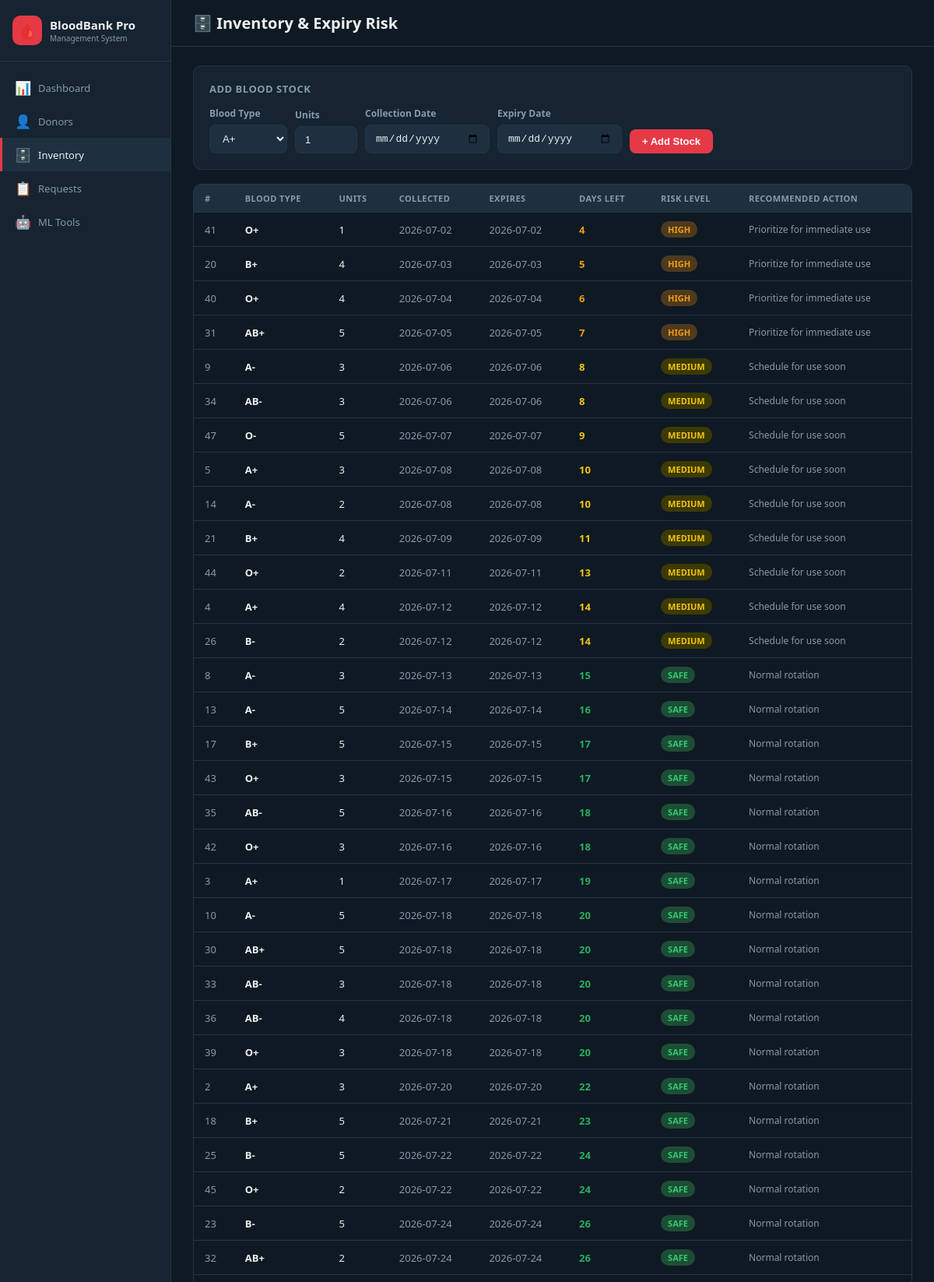
Page /inventory (upper part) on the committed database.
### tables this page shows
CREATE TABLE inventory (
        id INTEGER PRIMARY KEY AUTOINCREMENT,
        blood_type TEXT NOT NULL,
        units INTEGER DEFAULT 0,
        collection_date TEXT,
        expiry_date TEXT,
        donor_id INTEGER,
        status TEXT DEFAULT 'available',
        FOREIGN KEY (donor_id) REFERENCES donors(id)
    );

### app.py (the view)
@app.route("/inventory")
def inventory():
    conn = get_connection()
    rows = conn.execute(
        "SELECT * FROM inventory ORDER BY expiry_date ASC"
    ).fetchall()
    conn.close()
    assessed = expiry_risk_model.assess_inventory([dict(r) for r in rows])
    return render_template("inventory.html", items=assessed, blood_types=BLOOD_TYPES)

### database.py (called while the page is built)
def get_connection():
    conn = sqlite3.connect(DB_PATH)
    conn.row_factory = sqlite3.Row
    return conn

### templates/inventory.html (shortened to what this page needs)
{% extends "base.html" %}
{% block content %}
<div class="topbar">
  <h1>🗄️ Inventory & Expiry Risk</h1>
</div>
<div class="content">
  <div class="card" style="margin-bottom:18px">
    <div class="card-title">Add Blood Stock</div>
    <form method="POST" action="/inventory/add" style="display:flex;gap:10px;flex-wrap:wrap;align-items:flex-end">
      <div>
        <label class="form-label">Blood Type</label>
        <select name="blood_type" class="form-control" style="width:100px">
          {% for bt in blood_types %}
          <option value="{{ bt }}">{{ bt }}</option>
          {% endfor %}
        </select>
      </div>
      <div>
        <label class="form-label">Units</label>
        <input name="units" type="number" min="1" value="1" class="form-control" style="width:80px">
      </div>
      <div>
        <label class="form-label">Collection Date</label>
        <input name="collection_date" type="date" class="form-control" style="width:160px">
      </div>
      <div>
        <label class="form-label">Expiry Date</label>
        <input name="expiry_date" type="date" class="form-control" style="width:160px">
      </div>
      <button type="submit" class="btn btn-primary">+ Add Stock</button>
    </form>
  </div>
  <div class="table-wrap">
    <table>
      <thead>
        <tr>
          <th>#</th><th>Blood Type</th><th>Units</th>
          <th>Collected</th><th>Expires</th><th>Days Left</th>
          <th>Risk Level</th><th>Recommended Action</th>
        </tr>
      </thead>
      <tbody>
        {% for item in items %}
        <tr>
          <td style="color:var(--dim)">{{ item.id }}</td>
          <td><strong>{{ item.blood_type }}</strong></td>
          <td>{{ item.units }}</td>
          <td style="color:var(--dim)">{{ item.expiry_date }}</td>
          <td style="color:var(--dim)">{{ item.expiry_date }}</td>
          <td>
            <strong style="color:{{ item.color }}">{{ item.days_left }}</strong>
          </td>
          <td>
            {% if item.risk == 'expired' %}
              <span class="badge badge-danger">EXPIRED</span>
            {% elif item.risk == 'critical' %}
              <span class="badge badge-danger">CRITICAL</span>
            {% elif item.risk == 'high' %}
              <span class="badge badge-warning">HIGH</span>
            {% elif item.risk == 'medium' %}
              <span class="badge" style="background:#3d3a00;color:#F1C40F">MEDIUM</span>
            {% else %}
              <span class="badge badge-success">SAFE</span>
            {% endif %}
          </td>
          <td style="font-size:12px;color:var(--dim)">{{ item.action }}</td>
        </tr>
        {% else %}
        <tr><td colspan="8" style="text-align:center;color:var(--dim);padding:30px">No inventory found</td></tr>
        {% endfor %}
      </tbody>
    </table>
  </div>
</div>
{% endblock %}

### templates/base.html (style rules this page uses)
* { margin:0;padding:0;box-sizing:border-box }
:root { --bg:#0F1923;--surface:#162330;--surface2:#1E3040; --accent:#E63946;--accent2:#2196F3;--success:#2ECC71; --warning:#F39C12;--danger:#E74C3C; --text:#ECF0F1;--dim:#8899AA;--border:#253545; --radius:10px; }
body { font-family:'Segoe UI',system-ui,sans-serif;background:var(--bg);color:var(--text);display:flex;min-height:100vh }
.topbar { padding:16px 28px;border-bottom:1px solid var(--border);display:flex;align-items:center;justify-content:space-between }
.topbar h1 { font-size:20px;font-weight:700 }
.content { padding:24px 28px }
.card { background:var(--surface);border:1px solid var(--border);border-radius:var(--radius);padding:20px }
.card-title { font-size:13px;font-weight:600;color:var(--dim);margin-bottom:14px;text-transform:uppercase;letter-spacing:.5px }
.table-wrap { overflow-x:auto;border-radius:var(--radius);border:1px solid var(--border) }
table { width:100%;border-collapse:collapse;font-size:13px }
th { background:var(--surface2);color:var(--dim);font-weight:600;padding:10px 14px;text-align:left;font-size:11px;text-transform:uppercase;letter-spacing:.4px }
td { padding:11px 14px;border-top:1px solid var(--border);color:var(--text) }
.badge { display:inline-block;padding:3px 9px;border-radius:20px;font-size:11px;font-weight:600 }
.badge-success { background:#1e4d35;color:#2ECC71 }
.badge-warning { background:#4d3a1e;color:#F39C12 }
.btn { display:inline-flex;align-items:center;gap:6px;padding:8px 16px;border-radius:8px;font-size:13px;font-weight:600;cursor:pointer;border:none;text-decoration:none;transition:.15s }
.btn-primary { background:var(--accent);color:#fff }
.form-label { display:block;font-size:12px;color:var(--dim);margin-bottom:6px;font-weight:600 }
.form-control { width:100%;padding:9px 12px;background:var(--surface2);border:1px solid var(--border);border-radius:8px;color:var(--text);font-size:13px;outline:none;transition:.15s }

### rows in the picture
inventory: id "41", blood_type "O+", units "1", expiry_date "2026-07-02", days_left "4", shows "HIGH", action "Prioritize for immediate use"
inventory: id "20", blood_type "B+", units "4", expiry_date "2026-07-03", days_left "5", shows "HIGH", action "Prioritize for immediate use"
inventory: id "40", blood_type "O+", units "4", expiry_date "2026-07-04", days_left "6", shows "HIGH", action "Prioritize for immediate use"
inventory: id "31", blood_type "AB+", units "5", expiry_date "2026-07-05", days_left "7", shows "HIGH", action "Prioritize for immediate use"
inventory: id "9", blood_type "A-", units "3", expiry_date "2026-07-06", days_left "8", shows "MEDIUM", action "Schedule for use soon"
inventory: id "34", blood_type "AB-", units "3", expiry_date "2026-07-06", days_left "8", shows "MEDIUM", action "Schedule for use soon"
inventory: id "47", blood_type "O-", units "5", expiry_date "2026-07-07", days_left "9", shows "MEDIUM", action "Schedule for use soon"
inventory: id "5", blood_type "A+", units "3", expiry_date "2026-07-08", days_left "10", shows "MEDIUM", action "Schedule for use soon"
inventory: id "14", blood_type "A-", units "2", expiry_date "2026-07-08", days_left "10", shows "MEDIUM", action "Schedule for use soon"
inventory: id "21", blood_type "B+", units "4", expiry_date "2026-07-09", days_left "11", shows "MEDIUM", action "Schedule for use soon"
inventory: id "44", blood_type "O+", units "2", expiry_date "2026-07-11", days_left "13", shows "MEDIUM", action "Schedule for use soon"
inventory: id "4", blood_type "A+", units "4", expiry_date "2026-07-12", days_left "14", shows "MEDIUM", action "Schedule for use soon"
inventory: id "26", blood_type "B-", units "2", expiry_date "2026-07-12", days_left "14", shows "MEDIUM", action "Schedule for use soon"
inventory: id "8", blood_type "A-", units "3", expiry_date "2026-07-13", days_left "15", shows "SAFE", action "Normal rotation"
inventory: id "13", blood_type "A-", units "5", expiry_date "2026-07-14", days_left "16", shows "SAFE", action "Normal rotation"
inventory: id "17", blood_type "B+", units "5", expiry_date "2026-07-15", days_left "17", shows "SAFE", action "Normal rotation"
inventory: id "43", blood_type "O+", units "3", expiry_date "2026-07-15", days_left "17", shows "SAFE", action "Normal rotation"
inventory: id "35", blood_type "AB-", units "5", expiry_date "2026-07-16", days_left "18", shows "SAFE", action "Normal rotation"
inventory: id "42", blood_type "O+", units "3", expiry_date "2026-07-16", days_left "18", shows "SAFE", action "Normal rotation"
inventory: id "3", blood_type "A+", units "1", expiry_date "2026-07-17", days_left "19", shows "SAFE", action "Normal rotation"
inventory: id "10", blood_type "A-", units "5", expiry_date "2026-07-18", days_left "20", shows "SAFE", action "Normal rotation"
inventory: id "30", blood_type "AB+", units "5", expiry_date "2026-07-18", days_left "20", shows "SAFE", action "Normal rotation"
inventory: id "33", blood_type "AB-", units "3", expiry_date "2026-07-18", days_left "20", shows "SAFE", action "Normal rotation"
inventory: id "36", blood_type "AB-", units "4", expiry_date "2026-07-18", days_left "20", shows "SAFE", action "Normal rotation"
inventory: id "39", blood_type "O+", units "3", expiry_date "2026-07-18", days_left "20", shows "SAFE", action "Normal rotation"
inventory: id "2", blood_type "A+", units "3", expiry_date "2026-07-20", days_left "22", shows "SAFE", action "Normal rotation"
inventory: id "18", blood_type "B+", units "5", expiry_date "2026-07-21", days_left "23", shows "SAFE", action "Normal rotation"
inventory: id "25", blood_type "B-", units "5", expiry_date "2026-07-22", days_left "24", shows "SAFE", action "Normal rotation"
inventory: id "45", blood_type "O+", units "2", expiry_date "2026-07-22", days_left "24", shows "SAFE", action "Normal rotation"
inventory: id "23", blood_type "B-", units "5", expiry_date "2026-07-24", days_left "26", shows "SAFE", action "Normal rotation"
inventory: id "32", blood_type "AB+", units "2", expiry_date "2026-07-24", days_left "26", shows "SAFE", action "Normal rotation"

### other values in the picture
form field blood_type "A+"
